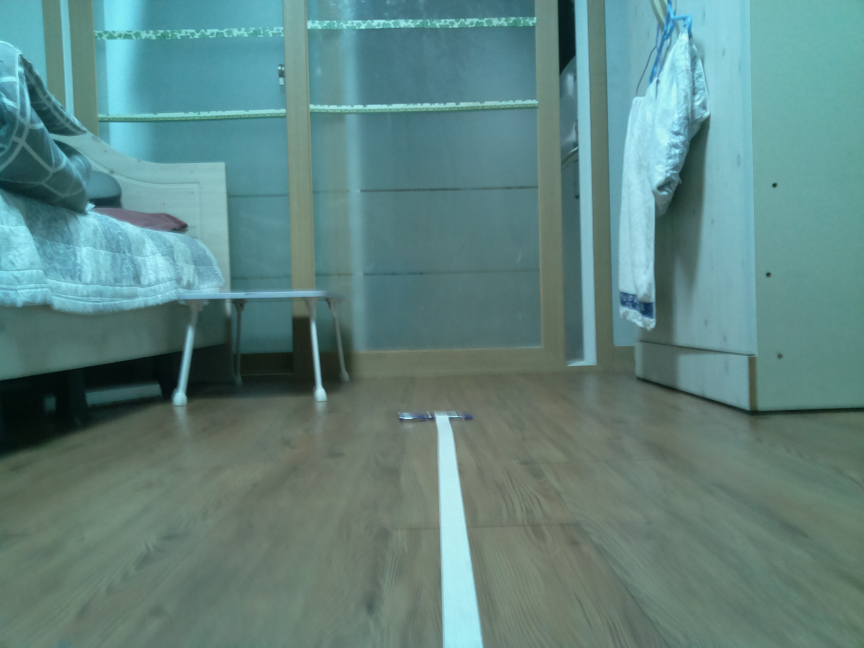
#> input picture Images/out.jpg, 2592 x 1944 px, found by its file name (shown at 1/3 size)
$ python Line_Track.py
#> lines starting #> are read from the running program, lines starting #| are printed output that depends on the picture; after the words box and inside, x2 and y2 are one past the last pixel; in counts of white or black regions, pixels touching at a corner belong together; long printed decimals are rounded

import cv2
import numpy as np
import math
import serial
# import picamera
# import picamera.array

theta=0
minLineLength = 5
maxLineGap = 10

# ser = serial.Serial("/dev/ttyACM0", 115200, timeout=1)           # linux


image = cv2.imread(r'C:\Users\aasai\Desktop\out.jpg')
#> image is the input picture: shape (1944, 2592, 3); mean B, G, R 128.8, 132.4, 95.8
image = cv2.resize(image,(500,300))
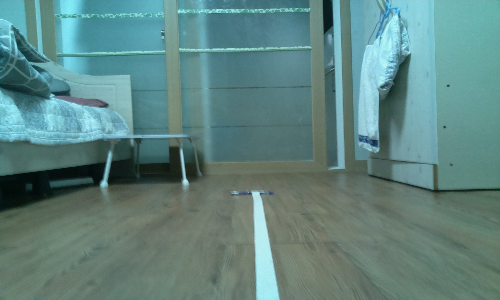
#> image: shape (300, 500, 3); mean B, G, R 128.7, 132.3, 95.7
gray = cv2.cvtColor(image, cv2.COLOR_BGR2GRAY)
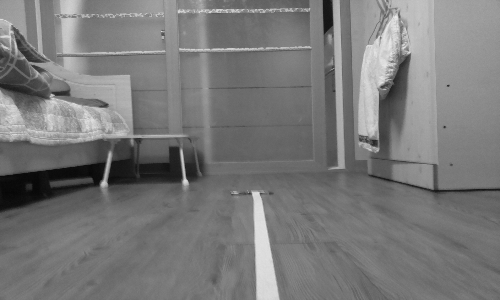
#> gray: shape (300, 500); min 6, max 234, mean 120.9
blurred = cv2.GaussianBlur(gray, (5, 5), 0)
edged = cv2.Canny(blurred, 85, 85)
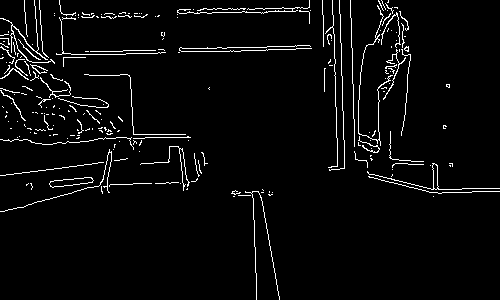
#> edged: shape (300, 500); 3.7% white in thin lines or dots
lines = cv2.HoughLinesP(edged,1,np.pi/180,10,minLineLength,maxLineGap)
#> lines = 66 rows, first 6: [245, 12, 260, 12], [155, 183, 165, 183], [127, 53, 155, 53], [297, 45, 309, 45], [6, 174, 68, 167], [399, 181, 414, 184]
for x in range(0, len(lines)):
    for x1,y1,x2,y2 in lines[x]:
        cv2.line(image,(x1,y1),(x2,y2),(0,255,0),2)
        theta=theta+math.atan2((y2-y1),(x2-x1))
        print(theta)
#> this loop made 66 passes
#| 0.0
#| 0.0
#| 0.0
#| 0.0
#| -0.1124
#| 0.08497
#| 1.656
#| 1.656
#> (further printed lines are left out)
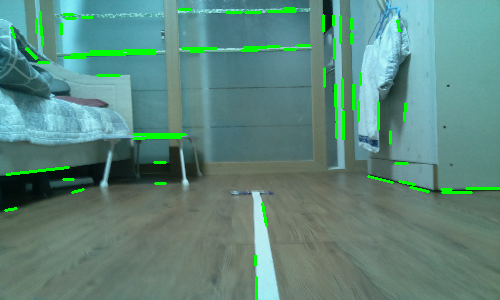
#> image: shape (300, 500, 3); 2.72% of pixels changed, all inside (x1, y1, x2, y2) = (4, 7, 500, 300)
#> after the loop, theta = 17.52
threshold=6
if(theta>threshold):

       print("left")
if(theta<-threshold):

    print("right")
if(abs(theta)<threshold):

    print("straight")
theta=0
cv2.imshow("Frame",image)
cv2.waitKey(0)
cv2.destroyAllWindows()
